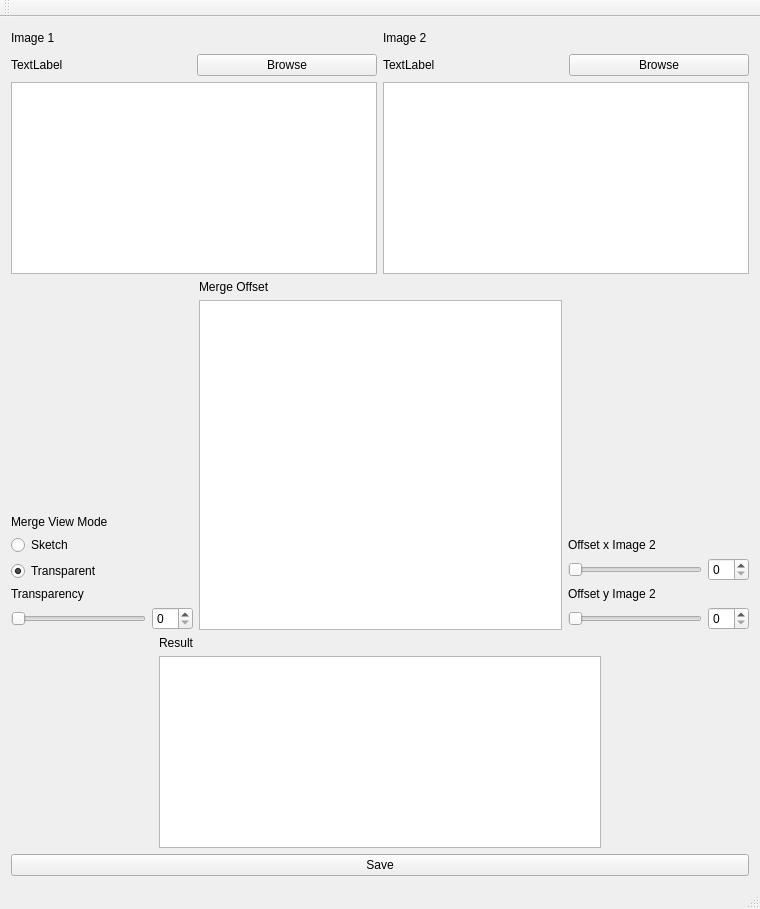
<?xml version="1.0" encoding="UTF-8"?>
<ui version="4.0">
 <class>MainWindow</class>
 <widget class="QMainWindow" name="MainWindow">
  <property name="geometry">
   <rect>
    <x>0</x>
    <y>0</y>
    <width>760</width>
    <height>909</height>
   </rect>
  </property>
  <property name="windowTitle">
   <string>MainWindow</string>
  </property>
  <widget class="QWidget" name="centralWidget">
   <layout class="QVBoxLayout" name="verticalLayout_7" stretch="0,0,0,2,0,0">
    <item>
     <layout class="QHBoxLayout" name="horizontalLayout_10">
      <item>
       <widget class="QLabel" name="label_3">
        <property name="text">
         <string>Image 1</string>
        </property>
       </widget>
      </item>
      <item>
       <spacer name="horizontalSpacer_3">
        <property name="orientation">
         <enum>Qt::Horizontal</enum>
        </property>
        <property name="sizeHint" stdset="0">
         <size>
          <width>40</width>
          <height>20</height>
         </size>
        </property>
       </spacer>
      </item>
      <item>
       <widget class="QLabel" name="label_4">
        <property name="text">
         <string>Image 2</string>
        </property>
       </widget>
      </item>
      <item>
       <spacer name="horizontalSpacer_4">
        <property name="orientation">
         <enum>Qt::Horizontal</enum>
        </property>
        <property name="sizeHint" stdset="0">
         <size>
          <width>40</width>
          <height>20</height>
         </size>
        </property>
       </spacer>
      </item>
     </layout>
    </item>
    <item>
     <layout class="QHBoxLayout" name="horizontalLayout_4">
      <item>
       <layout class="QHBoxLayout" name="horizontalLayout">
        <item>
         <widget class="QLabel" name="label">
          <property name="text">
           <string>TextLabel</string>
          </property>
         </widget>
        </item>
        <item>
         <widget class="QPushButton" name="buttonBrowseImage1">
          <property name="text">
           <string>Browse</string>
          </property>
         </widget>
        </item>
       </layout>
      </item>
      <item>
       <layout class="QHBoxLayout" name="horizontalLayout_2">
        <item>
         <widget class="QLabel" name="label_2">
          <property name="text">
           <string>TextLabel</string>
          </property>
         </widget>
        </item>
        <item>
         <widget class="QPushButton" name="buttonBrowseImage2">
          <property name="text">
           <string>Browse</string>
          </property>
         </widget>
        </item>
       </layout>
      </item>
     </layout>
    </item>
    <item>
     <layout class="QHBoxLayout" name="horizontalLayout_3">
      <item>
       <widget class="QGraphicsView" name="graphicsViewImage1"/>
      </item>
      <item>
       <widget class="QGraphicsView" name="graphicsViewImage2"/>
      </item>
     </layout>
    </item>
    <item>
     <layout class="QHBoxLayout" name="horizontalLayout_8" stretch="1,2,1">
      <item>
       <layout class="QVBoxLayout" name="verticalLayout_2">
        <property name="sizeConstraint">
         <enum>QLayout::SetFixedSize</enum>
        </property>
        <item>
         <spacer name="verticalSpacer">
          <property name="orientation">
           <enum>Qt::Vertical</enum>
          </property>
          <property name="sizeHint" stdset="0">
           <size>
            <width>20</width>
            <height>40</height>
           </size>
          </property>
         </spacer>
        </item>
        <item>
         <widget class="QLabel" name="label_7">
          <property name="text">
           <string>Merge View Mode</string>
          </property>
         </widget>
        </item>
        <item>
         <widget class="QRadioButton" name="radioButtonSketchMode">
          <property name="text">
           <string>Sketch</string>
          </property>
         </widget>
        </item>
        <item>
         <widget class="QRadioButton" name="radioButtonTransparentMode">
          <property name="text">
           <string>Transparent</string>
          </property>
          <property name="checked">
           <bool>true</bool>
          </property>
         </widget>
        </item>
        <item>
         <widget class="QLabel" name="label_6">
          <property name="text">
           <string>Transparency</string>
          </property>
         </widget>
        </item>
        <item>
         <layout class="QHBoxLayout" name="horizontalLayout_7">
          <item>
           <widget class="QSlider" name="sliderTransparency">
            <property name="orientation">
             <enum>Qt::Horizontal</enum>
            </property>
           </widget>
          </item>
          <item>
           <widget class="QSpinBox" name="spinBoxTransparency"/>
          </item>
         </layout>
        </item>
       </layout>
      </item>
      <item>
       <layout class="QVBoxLayout" name="verticalLayout">
        <property name="sizeConstraint">
         <enum>QLayout::SetDefaultConstraint</enum>
        </property>
        <item>
         <widget class="QLabel" name="label_5">
          <property name="text">
           <string>Merge Offset</string>
          </property>
         </widget>
        </item>
        <item>
         <widget class="QGraphicsView" name="graphicsViewMergeOffset"/>
        </item>
       </layout>
      </item>
      <item>
       <layout class="QVBoxLayout" name="verticalLayout_5">
        <item>
         <layout class="QVBoxLayout" name="verticalLayout_3">
          <item>
           <spacer name="verticalSpacer_3">
            <property name="orientation">
             <enum>Qt::Vertical</enum>
            </property>
            <property name="sizeHint" stdset="0">
             <size>
              <width>20</width>
              <height>40</height>
             </size>
            </property>
           </spacer>
          </item>
          <item>
           <widget class="QLabel" name="label_8">
            <property name="text">
             <string>Offset x Image 2</string>
            </property>
           </widget>
          </item>
          <item>
           <layout class="QHBoxLayout" name="horizontalLayout_5">
            <item>
             <widget class="QSlider" name="sliderOffsetX">
              <property name="orientation">
               <enum>Qt::Horizontal</enum>
              </property>
             </widget>
            </item>
            <item>
             <widget class="QSpinBox" name="spinBoxOffsetX"/>
            </item>
           </layout>
          </item>
         </layout>
        </item>
        <item>
         <layout class="QVBoxLayout" name="verticalLayout_4">
          <item>
           <widget class="QLabel" name="label_9">
            <property name="text">
             <string>Offset y Image 2</string>
            </property>
           </widget>
          </item>
          <item>
           <layout class="QHBoxLayout" name="horizontalLayout_6">
            <item>
             <widget class="QSlider" name="sliderOffsetY">
              <property name="orientation">
               <enum>Qt::Horizontal</enum>
              </property>
             </widget>
            </item>
            <item>
             <widget class="QSpinBox" name="spinBoxOffsetY"/>
            </item>
           </layout>
          </item>
         </layout>
        </item>
       </layout>
      </item>
     </layout>
    </item>
    <item>
     <layout class="QHBoxLayout" name="horizontalLayout_9" stretch="1,3,1">
      <item>
       <spacer name="horizontalSpacer">
        <property name="orientation">
         <enum>Qt::Horizontal</enum>
        </property>
        <property name="sizeHint" stdset="0">
         <size>
          <width>40</width>
          <height>20</height>
         </size>
        </property>
       </spacer>
      </item>
      <item>
       <layout class="QVBoxLayout" name="verticalLayout_6">
        <item>
         <widget class="QLabel" name="label_10">
          <property name="text">
           <string>Result</string>
          </property>
         </widget>
        </item>
        <item>
         <widget class="QGraphicsView" name="graphicsViewResult"/>
        </item>
       </layout>
      </item>
      <item>
       <spacer name="horizontalSpacer_2">
        <property name="orientation">
         <enum>Qt::Horizontal</enum>
        </property>
        <property name="sizeHint" stdset="0">
         <size>
          <width>40</width>
          <height>20</height>
         </size>
        </property>
       </spacer>
      </item>
     </layout>
    </item>
    <item>
     <widget class="QPushButton" name="buttonSave">
      <property name="text">
       <string>Save</string>
      </property>
     </widget>
    </item>
   </layout>
  </widget>
  <widget class="QMenuBar" name="menuBar">
   <property name="geometry">
    <rect>
     <x>0</x>
     <y>0</y>
     <width>760</width>
     <height>21</height>
    </rect>
   </property>
  </widget>
  <widget class="QToolBar" name="mainToolBar">
   <attribute name="toolBarArea">
    <enum>TopToolBarArea</enum>
   </attribute>
   <attribute name="toolBarBreak">
    <bool>false</bool>
   </attribute>
  </widget>
  <widget class="QStatusBar" name="statusBar"/>
 </widget>
 <layoutdefault spacing="6" margin="11"/>
 <resources/>
 <connections/>
</ui>
